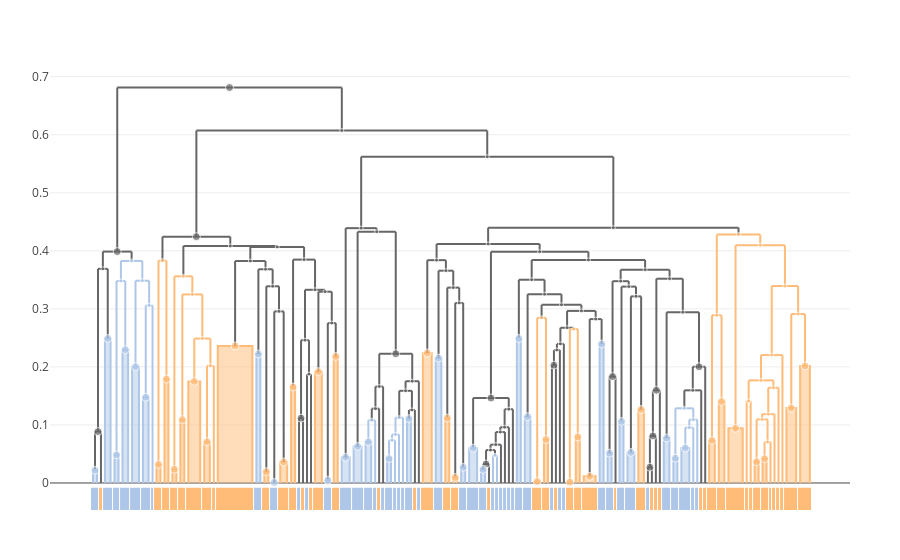

The notebook cell saved with this chart:
### Code cell
trees["all"] = cluster_annotate(cdata, 1:cdata.ntaxa)
plot(dendrogram(cdata, trees["all"], max_leaves=100))
